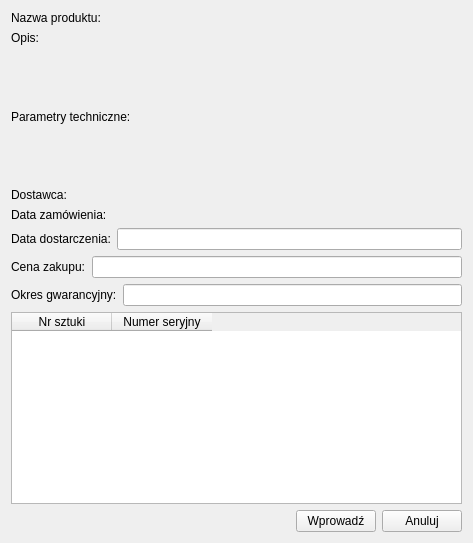
<?xml version="1.0" encoding="UTF-8"?>
<ui version="4.0">
 <class>MagazynierWprowadzWindow</class>
 <widget class="QMainWindow" name="MainWindow">
  <property name="geometry">
   <rect>
    <x>0</x>
    <y>0</y>
    <width>473</width>
    <height>543</height>
   </rect>
  </property>
  <property name="windowTitle">
   <string>Wprowadź</string>
  </property>
  <widget class="QWidget" name="centralWidget">
   <layout class="QVBoxLayout" name="verticalLayout">
    <item>
     <widget class="QLabel" name="label_3">
      <property name="text">
       <string>Nazwa produktu:</string>
      </property>
     </widget>
    </item>
    <item>
     <widget class="QLabel" name="label_4">
      <property name="text">
       <string>Opis:</string>
      </property>
     </widget>
    </item>
    <item>
     <spacer name="verticalSpacer_2">
      <property name="orientation">
       <enum>Qt::Vertical</enum>
      </property>
      <property name="sizeHint" stdset="0">
       <size>
        <width>20</width>
        <height>48</height>
       </size>
      </property>
     </spacer>
    </item>
    <item>
     <widget class="QLabel" name="label_5">
      <property name="text">
       <string>Parametry techniczne:</string>
      </property>
     </widget>
    </item>
    <item>
     <spacer name="verticalSpacer">
      <property name="orientation">
       <enum>Qt::Vertical</enum>
      </property>
      <property name="sizeHint" stdset="0">
       <size>
        <width>20</width>
        <height>47</height>
       </size>
      </property>
     </spacer>
    </item>
    <item>
     <widget class="QLabel" name="label_10">
      <property name="text">
       <string>Dostawca:</string>
      </property>
     </widget>
    </item>
    <item>
     <widget class="QLabel" name="label_8">
      <property name="text">
       <string>Data zamówienia:</string>
      </property>
     </widget>
    </item>
    <item>
     <layout class="QHBoxLayout" name="horizontalLayout_2">
      <item>
       <widget class="QLabel" name="label_9">
        <property name="text">
         <string>Data dostarczenia:</string>
        </property>
       </widget>
      </item>
      <item>
       <widget class="QLineEdit" name="lineEdit_5"/>
      </item>
     </layout>
    </item>
    <item>
     <layout class="QHBoxLayout" name="horizontalLayout">
      <item>
       <widget class="QLabel" name="label_7">
        <property name="text">
         <string>Cena zakupu:</string>
        </property>
       </widget>
      </item>
      <item>
       <widget class="QLineEdit" name="lineEdit_2"/>
      </item>
     </layout>
    </item>
    <item>
     <layout class="QHBoxLayout" name="horizontalLayout_3">
      <item>
       <widget class="QLabel" name="label_13">
        <property name="text">
         <string>Okres gwarancyjny:</string>
        </property>
       </widget>
      </item>
      <item>
       <widget class="QLineEdit" name="lineEdit_6"/>
      </item>
     </layout>
    </item>
    <item>
     <widget class="QTableWidget" name="tableWidget">
      <column>
       <property name="text">
        <string>Nr sztuki</string>
       </property>
      </column>
      <column>
       <property name="text">
        <string>Numer seryjny</string>
       </property>
      </column>
     </widget>
    </item>
    <item>
     <layout class="QHBoxLayout" name="horizontalLayout_10">
      <item>
       <spacer name="horizontalSpacer_2">
        <property name="orientation">
         <enum>Qt::Horizontal</enum>
        </property>
        <property name="sizeHint" stdset="0">
         <size>
          <width>40</width>
          <height>20</height>
         </size>
        </property>
       </spacer>
      </item>
      <item>
       <widget class="QPushButton" name="pushButton">
        <property name="text">
         <string>Wprowadź</string>
        </property>
       </widget>
      </item>
      <item>
       <widget class="QPushButton" name="pushButton_2">
        <property name="text">
         <string>Anuluj</string>
        </property>
       </widget>
      </item>
     </layout>
    </item>
   </layout>
  </widget>
 </widget>
 <layoutdefault spacing="6" margin="11"/>
 <resources/>
 <connections/>
</ui>
